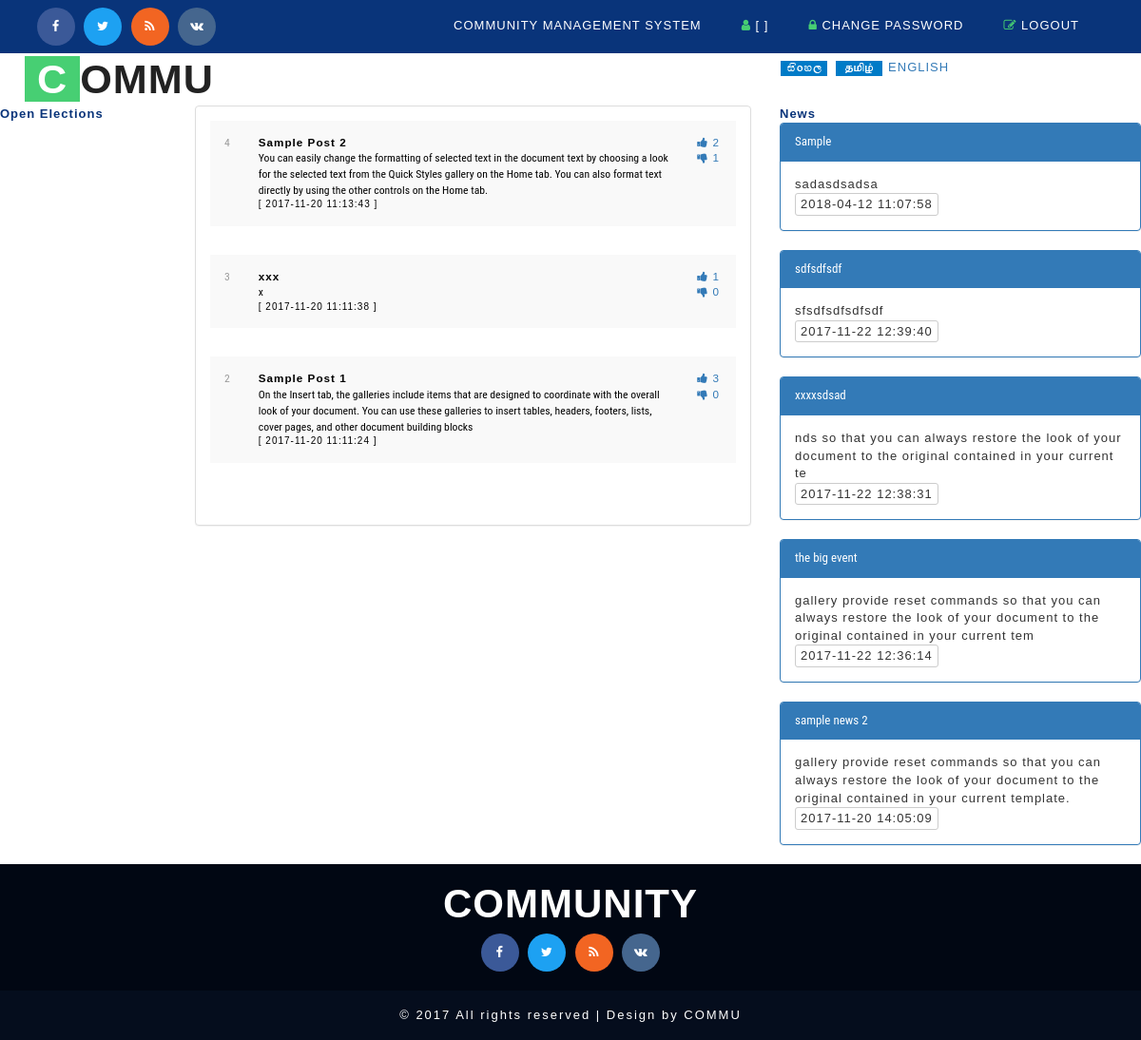
The app's page /home.php with its own data.
### tables this page shows
CREATE TABLE `cms_post` (  `id` int(5) NOT NULL AUTO_INCREMENT,  `posttitle` varchar(250) DEFAULT NULL,  `description` varchar(250) DEFAULT NULL,  `plike` int(5) DEFAULT 0,  `dislike` int(5) DEFAULT 0,  `usercreated` int(5) DEFAULT NULL COMMENT 'cms_member',  `datecreated` timestamp NOT NULL DEFAULT current_timestamp(),  `status` varchar(10) DEFAULT 'PENDING' COMMENT 'PENDING|ACTIVE|CLOSE',  PRIMARY KEY (`id`),  KEY `FK_cms_post_member` (`usercreated`),  CONSTRAINT `FK_cms_post_member` FOREIGN KEY (`usercreated`) REFERENCES `cms_member` (`id`));

CREATE TABLE `cms_news` (  `id` int(5) NOT NULL AUTO_INCREMENT,  `news_title` varchar(50) DEFAULT NULL,  `description` varchar(250) DEFAULT NULL,  `usercreated` int(5) DEFAULT NULL COMMENT 'cms_user',  `datecreated` timestamp NOT NULL DEFAULT current_timestamp(),  `status` varchar(10) DEFAULT 'ACTIVE' COMMENT 'ACT|DACT',  PRIMARY KEY (`id`),  KEY `FK_cms_news_user` (`usercreated`),  CONSTRAINT `FK_cms_news_user` FOREIGN KEY (`usercreated`) REFERENCES `cms_user` (`id`));

### model/DB.php (called while the page is built, shortened)
<?php
function getDBConnection() {
      $servername = "localhost";
      $username = "commulkc_user";
      $password = "password#1";
      $db = "commulkc_cmsdb";
    $conn = mysqli_connect($servername, $username, $password, $db);
    if (!$conn) {
        die("Connection failed: " . mysqli_connect_error());
    } else {
        return $conn;
    }
}
function getData($sql) {
    $conn = getDBConnection();
    $result = mysqli_query($conn, $sql);
    if (mysqli_num_rows($result) > 0) {
        return $result;
    } else {
        return FALSE;
    }
}
?>

### home.php (the view, shortened to what this page needs)
<!DOCTYPE html>
<html lang="en">
    <head>
        <?php include_once './basecss.php'; ?>
    </head>
    <body>
        <div class="header">
            <div class="w3layouts_header_right">
                <div class="agileits-social top_content">
                    <ul>
                        <li><a href="#"><i class="fa fa-facebook"></i></a></li>
                        <li><a href="#"><i class="fa fa-twitter"></i></a></li>
                        <li><a href="#"><i class="fa fa-rss"></i></a></li>
                        <li><a href="#"><i class="fa fa-vk"></i></a></li>
                    </ul>
                </div>
            </div>
            <div class="w3layouts_header_left">
                <?php include './_top.php'; ?>
            </div>
            <div class="clearfix"> </div>
        </div>
        <div class="banner">
            <nav class="navbar navbar-default">
                <div class="navbar-header navbar-left">
                    <h1><a class="navbar-brand" href="index.html"><span>C</span>OMMU</a></h1>
                </div>
                <div class="w3_agile_search">
                    <?php
                    include '_search.php';
                    ?>
                </div>
            </nav>
        </div>
        <div class="row">
            <div class="col-md-2">
                <p style="font-weight: bold;color: #09347a">Open Elections</p>
                <?php
                include './model/DB.php';
                            ?>
            </div>
            <div class="col-md-6">
                <div class="panel panel-default">
                    <div class="panel-body">
                        <table class="table table-striped">
                            <?php
                            $sqlPost = " SELECT * FROM cms_post WHERE STATUS = 'ACTIVE' ORDER BY id DESC  ";
                            $resultAllPost = getData($sqlPost);
                            if ($resultAllPost != FALSE) {
                                while ($row = mysqli_fetch_assoc($resultAllPost)) {
                                    ?>
                                    <tr>
                                        <td><?= $row['id'] ?></td>
                                        <td style="color: black">
                                            <p style="font-weight: bold"><?= $row['posttitle'] ?></p>
                                            <?= $row['description'] ?>
                                            <p style="font-size: x-small">[ <?= $row['datecreated'] ?> ]</p></td>
                                        <td>
                                            <a href="home.php?pid=<?= $row['id'] ?>&totalDisLike=<?= $row['dislike'] ?>&totalLike=<?= $row['plike'] ?>&action=LIKE&usr=<?= $row['usercreated'] ?>"> <i class="fa fa-thumbs-up"></i> <?= $row['plike']; ?></a>
                                            <a href="home.php?pid=<?= $row['id'] ?>&totalDisLike=<?= $row['dislike'] ?>&totalLike=<?= $row['plike'] ?>&action=DISLIKE&usr=<?= $row['usercreated'] ?>"> <i class="fa fa-thumbs-down"></i> <?= $row['dislike']; ?></a>
                                        </td>
                                    </tr>
                                    <td></td>
                                    <td></td>
                                    <?php
                                }
                            }
                            ?>
                        </table>
                    </div>
                </div>
            </div>
            <div class="col-md-4">
                <p style="font-weight: bold;color: #09347a">News</p>
                <?php
                $sqlNews = " SELECT * FROM cms_news WHERE STATUS = 'ACTIVE' ORDER BY id DESC  ";
                $resultNews = getData($sqlNews);
                if ($resultNews != FALSE) {
                    while ($row = mysqli_fetch_assoc($resultNews)) {
                        ?>
                        <div class="panel panel-primary">
                            <div class="panel-heading "><?= $row['news_title'] ?></div>
                            <div class="panel-body">
                                <p > <?= $row['description'] ?> </p>
                                <p style="font-size: small" class="btn btn-default btn-xs" > <?= $row['datecreated'] ?> </p>
                            </div>
                        </div>
                        <?php
                    }
                }
                ?>
            </div>
        </div>
        <?php include './_footer.php'; ?>
    </body>
</html>

### css/style.css (style rules this page uses)
html, body { font-size: small; font-family: 'Source Sans Pro', sans-serif; background:#ffffff; margin: 0; }
p,ul li,ol li,body a { margin:0; font-family: 'Source Sans Pro', sans-serif; letter-spacing:1px; }
h1,h2,h3,h4,h5,h6 { font-family: 'Source Sans Pro', sans-serif; margin:0; letter-spacing:1px; }
ul,label { margin:0; padding:0; }
.w3layouts_header_left { float: right; margin-top: 10px; }
.w3layouts_header_right { float:left; }
.header { padding: 0.6em 3em; background: #09347a; }
.w3layouts_header_right ul li { display:inline-block; color: #fff; }
.agileits-social.top_content ul { margin: 0!important; }
.agileits-social.top_content { margin: 0!important; }
.w3layouts_header_right ul li i { color: #47cf73; }
.w3layouts_header_right ul li a { color: #fff; text-decoration:none; }
.navbar-default { background: none; border: none; }
.navbar { margin-bottom: 0; }
nav.navbar.navbar-default { background: none; padding: 0.5em 2em; }
.navbar-default .navbar-brand,.navbar-default .navbar-brand:hover, .navbar-default .navbar-brand:focus { color: #222; }
.navbar-brand { height: 42px; padding: 0; font-size: 1.2em; line-height: 43px; font-weight: 700; text-transform: uppercase; }
.navbar-brand span { color: #fff; background: #47cf73; padding: 0px 13px; }
.w3_agile_search { float:right; width: 25%; }
.agileits-social ul { padding:0; margin:0; margin-top: 8px; }
.agileits-social ul li { display:inline-block; }
.agileits-social ul li a { color: #333; text-align: center; }
.agileits-social ul li a i.fa.fa-facebook { height: 40px; width: 40px; background: #3b5998; line-height: 40px; color: #fff; border-radius: 50%; -webkit-border-radius: 50%; -moz-border-radius: 50%; -o-border-radius: 50%; -ms-border-radius: 50%; transition:0.5s all; -webkit-transition:0.5s all; -moz-transition:0.5s all; -o-transition:0.5s all; -ms-transition:0.5s all; }
.agileits-social ul li a i.fa.fa-twitter { height: 40px; width: 40px; background: #1da1f2; line-height: 40px; color: #fff; border-radius: 50%; -webkit-border-radius: 50%; -moz-border-radius: 50%; -o-border-radius: 50%; -ms-border-radius: 50%; transition:0.5s all; -webkit-transition:0.5s all; -moz-transition:0.5s all; -o-transition:0.5s all; -ms-transition:0.5s all; }
.agileits-social ul li a i.fa.fa-rss { height: 40px; width: 40px; background: #f26522; line-height: 40px; color: #fff; border-radius: 50%; -webkit-border-radius: 50%; -moz-border-radius: 50%; -o-border-radius: 50%; -ms-border-radius: 50%; transition:0.5s all; -webkit-transition:0.5s all; -moz-transition:0.5s all; -o-transition:0.5s all; -ms-transition:0.5s all; }
.agileits-social ul li a i.fa.fa-vk { height: 40px; width: 40px; background: #45668e; line-height: 40px; color: #fff; border-radius: 50%; -webkit-border-radius: 50%; -moz-border-radius: 50%; -o-border-radius: 50%; -ms-border-radius: 50%; transition:0.5s all; -webkit-transition:0.5s all; -moz-transition:0.5s all; -o-transition:0.5s all; -ms-transition:0.5s all; }
.agileits-social ul li:nth-child(2) { margin:0 .5em; }
.agileits-social ul li:nth-child(3) { margin:0 .5em 0 0; }
.table > thead > tr > th, .table > tbody > tr > th, .table > tfoot > tr > th, .table > thead > tr > td, .table > tbody > tr > td, .table > tfoot > tr > td { border-top: none !important; }
.table td, .table>tbody>tr>td, .table>tbody>tr>th, .table>tfoot>tr>td, .table>tfoot>tr>th, .table>thead>tr>td, .table>thead>tr>th { padding: 15px!important; }
.table > thead > tr > th, .table > tbody > tr > th, .table > tfoot > tr > th, .table > thead > tr > td, .table > tbody > tr > td, .table > tfoot > tr > td { font-size: 0.9em; color: #999; border-top: none !important; }
@media (max-width:1440px) { .w3_agile_search { float: right; width: 29%; } }
@media (max-width: 1366px) { .w3_agile_search { float: right; width:30%; } }
@media (max-width: 1280px) { .w3_agile_search { float: right; width: 31%; } }

### records on screen
cms_post: id "4", posttitle "Sample Post 2", description "You can easily change the formatting of selected text in the document text by choosing a look for the selected text from the Quick Styles gallery on the Home tab. You can also format text directly by using the other controls on the Home tab.", datecreated "2017-11-20 11:13:43", plike "2", dislike "1"
cms_post: id "3", posttitle "xxx", description "x", datecreated "2017-11-20 11:11:38", plike "1", dislike "0"
cms_post: id "2", posttitle "Sample Post 1", description "On the Insert tab, the galleries include items that are designed to coordinate with the overall look of your document. You can use these galleries to insert tables, headers, footers, lists, cover pages, and other document building blocks", datecreated "2017-11-20 11:11:24", plike "3", dislike "0"
cms_news: news_title "Sample", description "sadasdsadsa", datecreated "2018-04-12 11:07:58"
cms_news: news_title "sdfsdfsdf", description "sfsdfsdfsdfsdf", datecreated "2017-11-22 12:39:40"
cms_news: news_title "xxxxsdsad", description "nds so that you can always restore the look of your document to the original contained in your current te", datecreated "2017-11-22 12:38:31"
cms_news: news_title "the big event", description "gallery provide reset commands so that you can always restore the look of your document to the original contained in your current tem", datecreated "2017-11-22 12:36:14"
cms_news: news_title "sample news 2", description "gallery provide reset commands so that you can always restore the look of your document to the original contained in your current template.", datecreated "2017-11-20 14:05:09"
